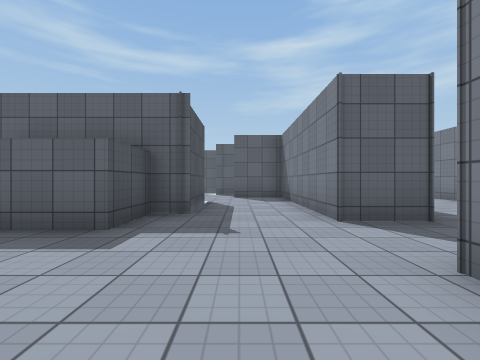
[1] (above)

23 first-person views from a walk through a scene from a Unity 3-D project. The camera is 1.2 m above the floor, looks level and sees 90° across. The floor is counted in squares, 2 m on a side. Each view is taken from the middle of a square. On the plan, view 1 faces up. The plan holds only what a view shows up to about 9 squares ahead; the rest is blank. The place goes on beyond the plan. Surface patterns are stand-ins for the level's own textures.

[2]
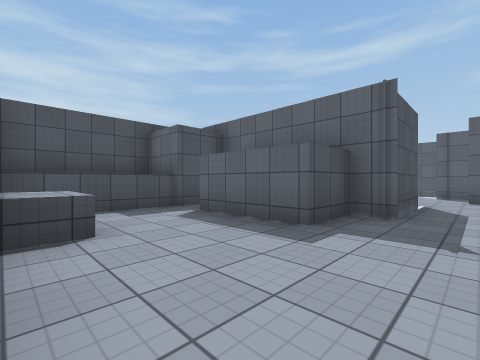

[3]
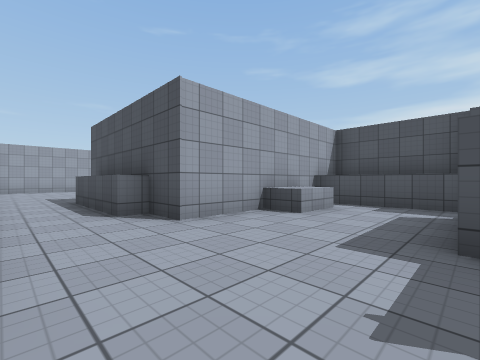

[4]
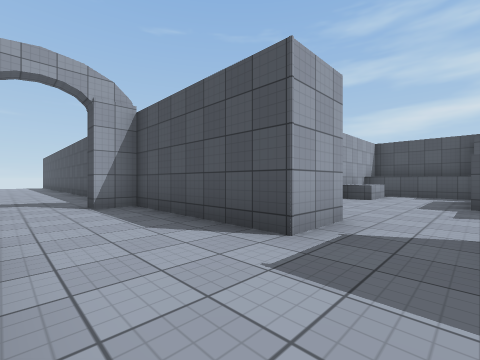

[5]
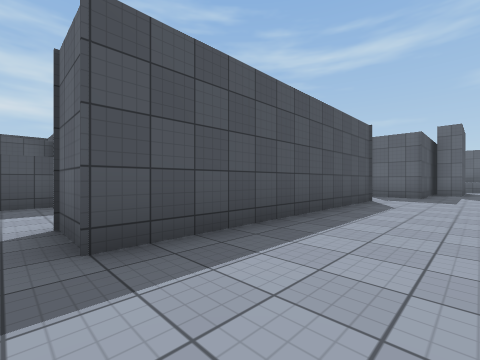

[6]
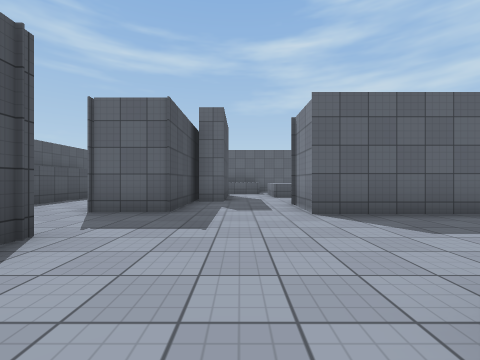

[7]
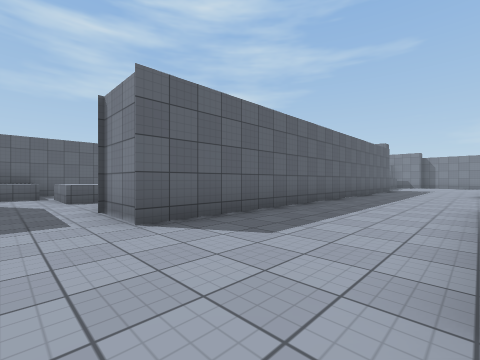

[8]
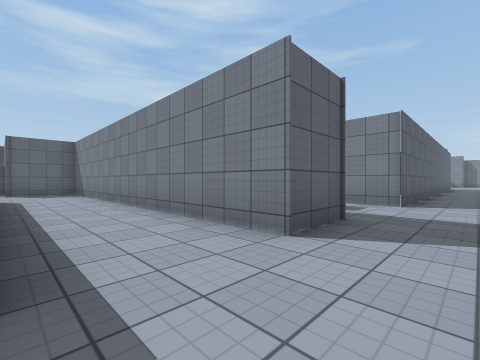

[9]
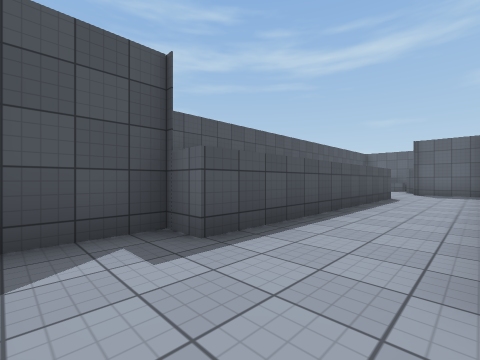

[10]
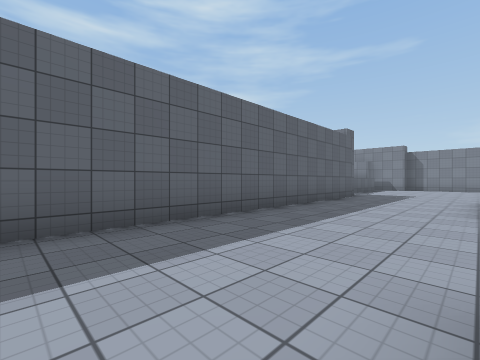

[11]
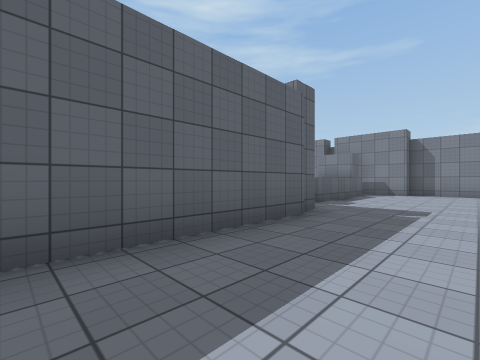

[12]
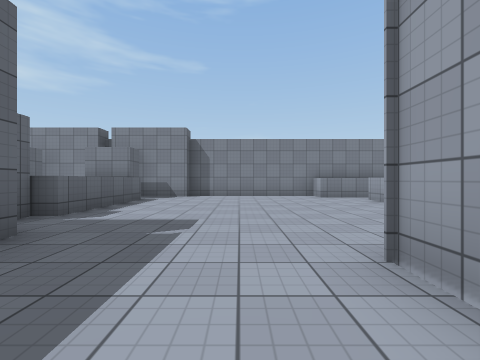

[13]
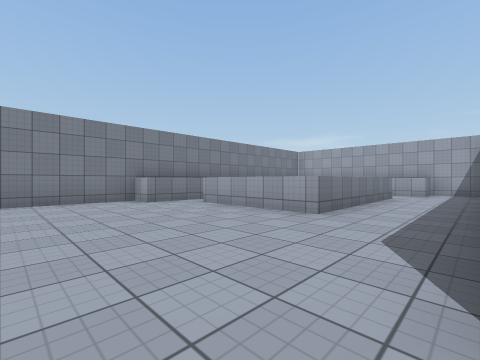

[14]
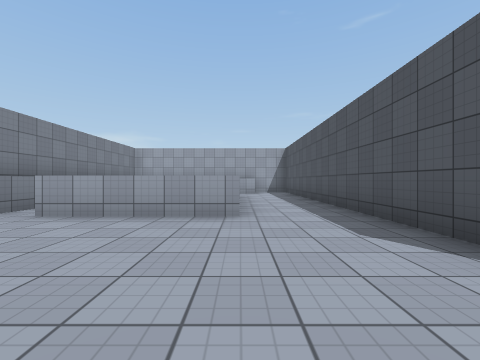

[15]
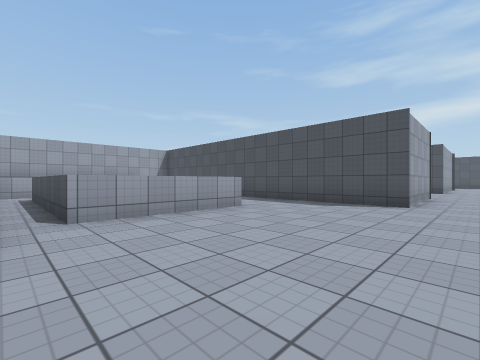

[16]
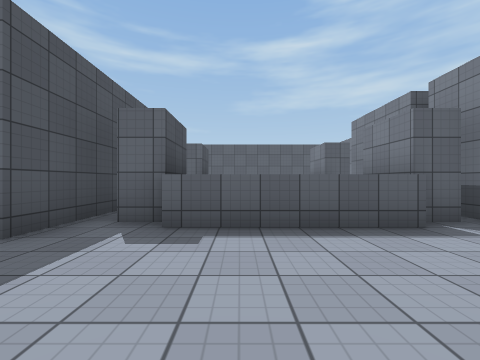

[17]
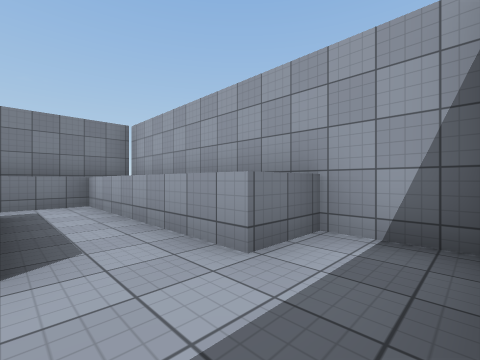

[18]
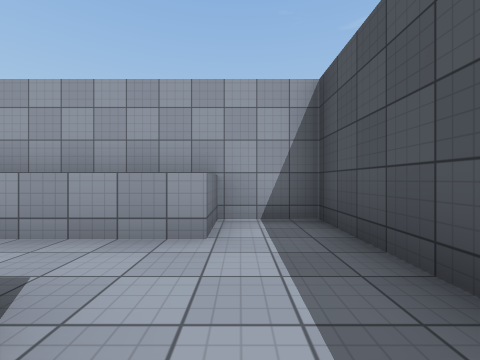

[19]
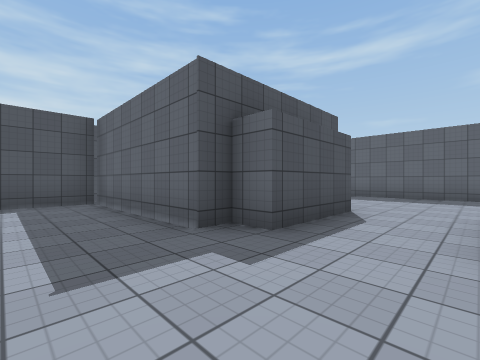

[20]
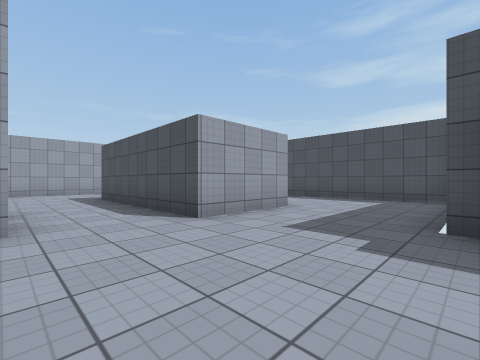

[21]
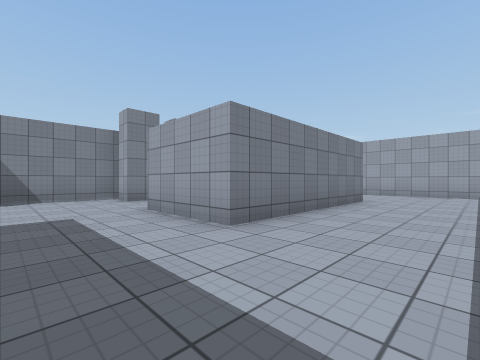

[22]
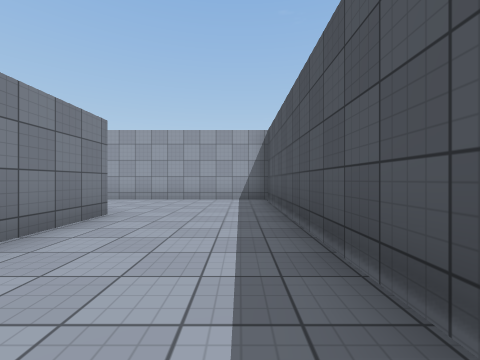

[23]
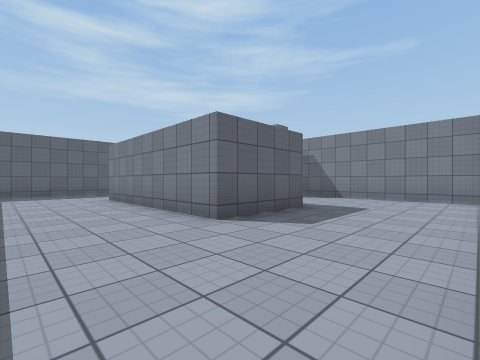

### Floor plan
Key: @ floor where view 1 was taken; # wall or solid block; . floor; ^ raised ledge.
Columns run from 7 left of view 1 to 26 right of it. Each row starts with its distance up from view 1.
 23         ###
 22        ...#
 21        ...####
 20        ^..#  .
 19        ^..# ^.
 18        ^..# ..^                ^ #
 17        ^..# ..^                ^##
 16        ^..##...                 ##
 15        ^..##..^           # ^   ##
 14        ^..#...^           #.#   ##
 13       ^^..#...#############.^^^^.#
 12       #..........................#
 11       #..........................#
 10       ####.......................#
  9       .###.......................#
  8       ...#....#    ...   #.......#
  7       ...#....#    #..   #.......#
  6       #..#....#   ##..   #..^^^^.#
  5      ##..#... #####....  #..^  ^.#
  4   #  #...#... #........# #..^  ^.#
  3 ######....... #........# #..^  ^.#
  2 # ^.......... #........# #..^  ^.#
  1 # ^......#... #...##..## #..^^^^.#
  0 #^^#^..@.#... #...##.. # #.......#
 -1       #..#... #...##.. # #..^^^^^^
 -2       #..#... #...##...# #########
 -3       #..##.. #...##...#
 -4       #..  .. #........#
 -5       #.. ... #........#
 -6       ... ... #........#
 -7       ...#... ##########
 -8       ... ...
 -9        ..  ..

Where each view was taken, in squares from view 1:
view 1: 0 up, 0 right, facing up
view 2: 0 up, 0 right, facing up-left
view 3: 3 up, 1 right, facing down-left
view 4: 3 up, 5 right, facing down-left
view 5: 3 up, 5 right, facing up-left
view 6: 8 up, 5 right, facing up
view 7: 9 up, 5 right, facing up-right
view 8: 11 up, 0 right, facing up-right
view 9: 11 up, 2 right, facing up-left
view 10: 9 up, 10 right, facing up-right
view 11: 10 up, 15 right, facing up-right
view 12: 10 up, 17 right, facing right
view 13: 10 up, 19 right, facing down-right
view 14: 10 up, 21 right, facing down
view 15: 10 up, 25 right, facing down-left
view 16: 10 up, 22 right, facing up
view 17: 1 up, 19 right, facing down-right
view 18: 2 up, 20 right, facing down
view 19: 3 up, 14 right, facing up-left
view 20: 5 up, 15 right, facing down-left
view 21: 4 up, 8 right, facing down-right
view 22: 1 up, 8 right, facing down
view 23: 6 down, 8 right, facing up-right
